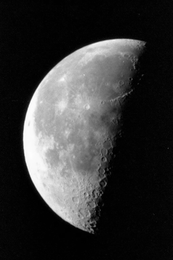
%> input picture 3 year/5 semestr/MPOC/Lab5/moon.tif, 173 x 260 px, shrunk from 358 x 537 before the run
$ octave task4.m   (GNU Octave 9; MATLAB toolbox functions it lacks are replaced by stand-ins)
%> lines starting %> are read from the running program, lines starting %| are printed output that depends on the picture
clc
close all
clear all

pkg image load

image = imread('moon.tif');
%> image is the input picture: size 260x173 uint8; min 0, max 255, mean 52.9
image_gaussian = imnoise(image, 'gaussian', 0, 0.01);
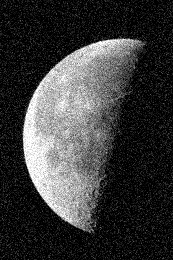
%> image_gaussian: size 260x173 uint8; min 0, max 255, mean 58.3
image_salt_pepper = imnoise(image, 'salt & pepper', 0.05);
image_speckle = imnoise(image, 'speckle', 0.05);
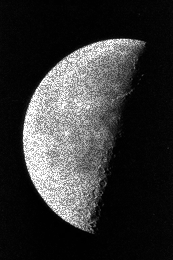
%> image_speckle: size 260x173 uint8; min 0, max 255, mean 52.1
image_poisson = imnoise(image, 'poisson');

image_median_3x3 = medfilt2(image_gaussian, [3 3]);
image_median_5x5 = medfilt2(image_gaussian, [5 5]);
image_median_7x7 = medfilt2(image_gaussian, [7 7]);

image_max_3x3 = nlfilter(image_gaussian, [3 3], @(x) max(x(:)));
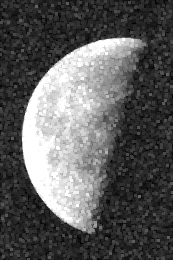
%> image_max_3x3: size 260x173 uint8; min 0, max 255, mean 91.4
image_max_5x5 = nlfilter(image_gaussian, [5 5], @(x) max(x(:)));
image_max_7x7 = nlfilter(image_gaussian, [7 7], @(x) max(x(:)));
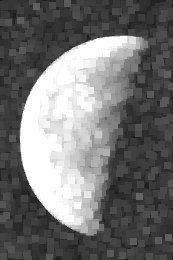
%> image_max_7x7: size 260x173 uint8; min 24, max 255, mean 113.9

image_min_3x3 = nlfilter(image_gaussian, [3 3], @(x) min(x(:)));
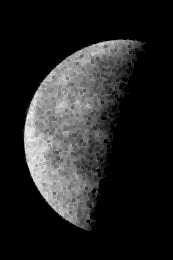
%> image_min_3x3: size 260x173 uint8; min 0, max 250, mean 36.2
image_min_5x5 = nlfilter(image_gaussian, [5 5], @(x) min(x(:)));
image_min_7x7 = nlfilter(image_gaussian, [7 7], @(x) min(x(:)));
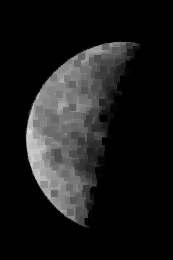
%> image_min_7x7: size 260x173 uint8; min 0, max 222, mean 26.8

h3x3 = fspecial('average', [3 3]);
h5x5 = fspecial('average', [5 5]);
h7x7 = fspecial('average', [7 7]);

image_gaussian_3x3 = imfilter(image_gaussian, h3x3);
image_gaussian_5x5 = imfilter(image_gaussian, h5x5);
image_gaussian_7x7 = imfilter(image_gaussian, h7x7);
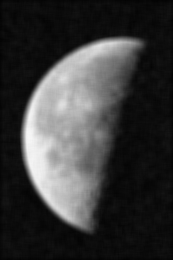
%> image_gaussian_7x7: size 260x173 uint8; min 3, max 247, mean 58.1

figure;
subplot(3, 3, 1), imshow(image_median_3x3), title('Median 3x3');
subplot(3, 3, 2), imshow(image_max_3x3), title('Max 3x3');
subplot(3, 3, 3), imshow(image_min_3x3), title('Min 3x3');
subplot(3, 3, 4), imshow(image_median_5x5), title('Median 5x5');
subplot(3, 3, 5), imshow(image_max_5x5), title('Max 5x5');
subplot(3, 3, 6), imshow(image_min_5x5), title('Min 5x5');
subplot(3, 3, 7), imshow(image_median_7x7), tit
%> (this line was passed over: tit is not available in this run)
